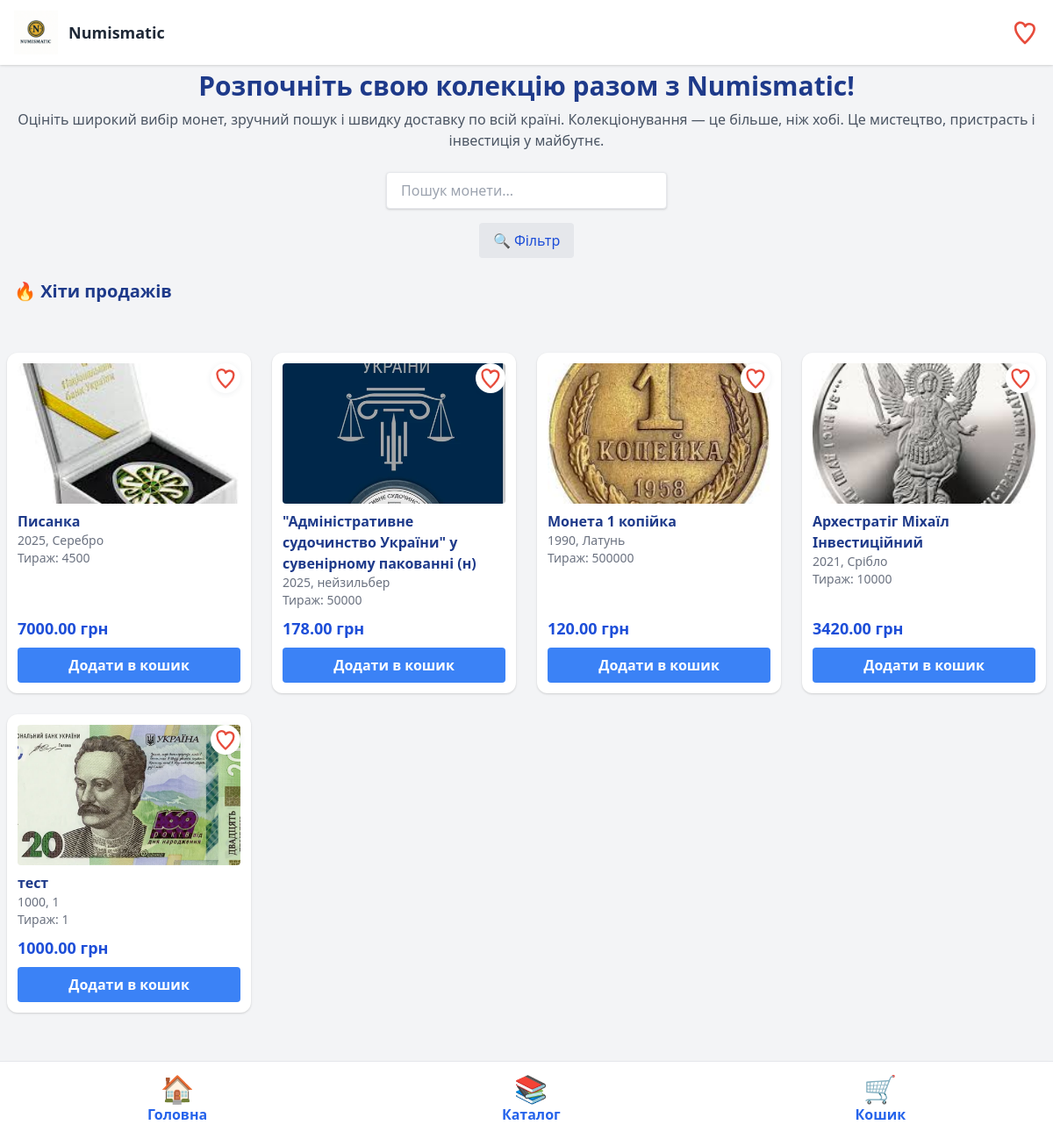
The app's page /, older data.
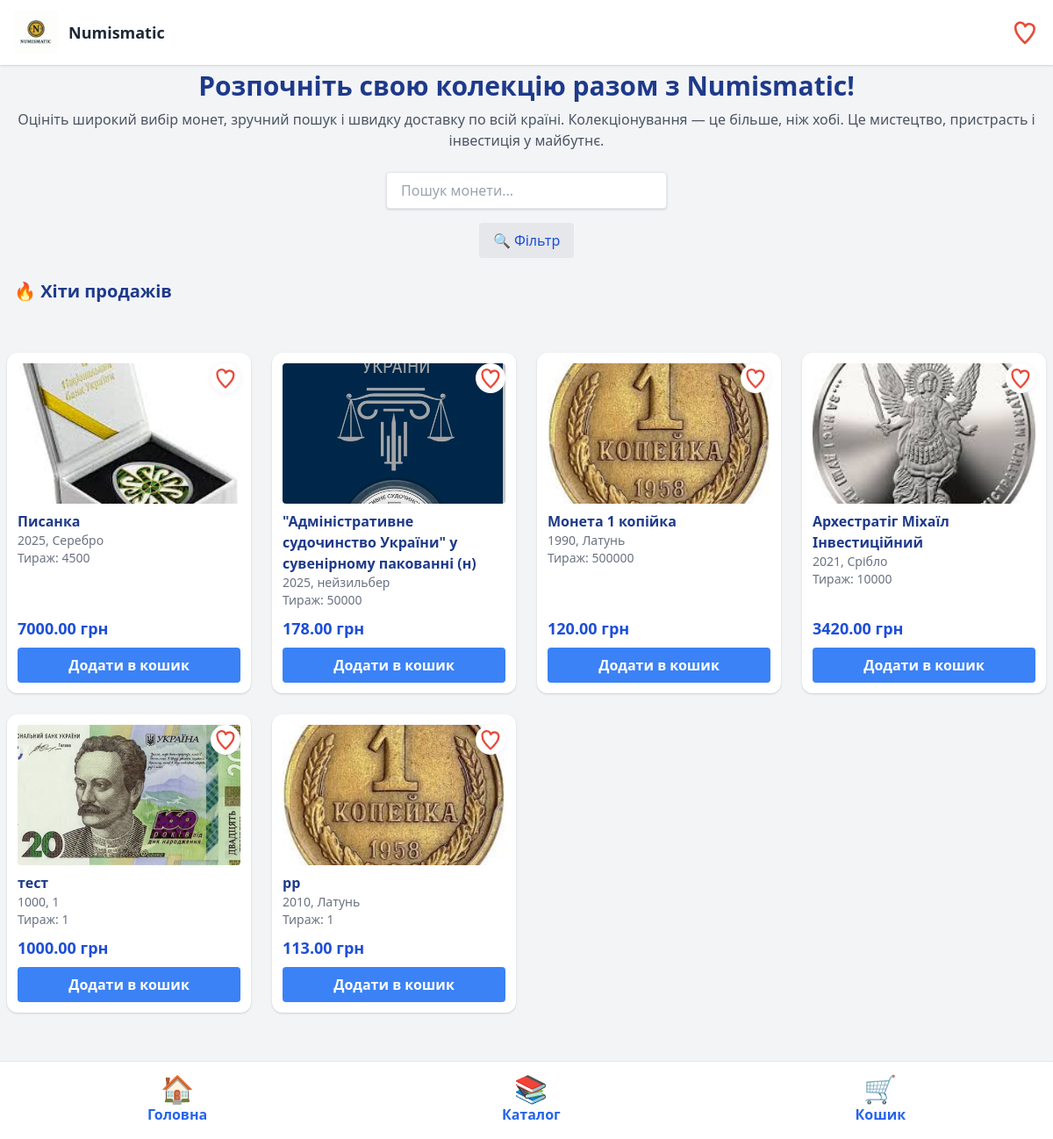
The same page, newer data.
### shop/models.py (models this page shows, shortened)
class Coin(models.Model):
    CATEGORY_CHOICES = [
        ("nbu_neizilber", "Монети НБУ з нейзильберу"),
        ("nbu_silver", "Срібні монети НБУ"),
        ("ancient", "Старовинні монети"),
        ("investment", "Інвестиційні монети країн Світу"),
    ]
    name = models.CharField(max_length=255)
    year = models.IntegerField()
    price = models.DecimalField(max_digits=10, decimal_places=2)
    material = models.CharField(max_length=50)
    image = models.ImageField(upload_to="coins/")
    category = models.CharField(max_length=50, choices=CATEGORY_CHOICES, default="nbu_neizilber")
    weight = models.DecimalField(max_digits=10, decimal_places=2, null=True, blank=True)
    minting = models.CharField(max_length=255, null=True, blank=True)
    diameter = models.DecimalField(max_digits=10, decimal_places=2, null=True, blank=True)
    edge = models.CharField(max_length=255, null=True, blank=True)
    circulation = models.IntegerField(null=True, blank=True)
    is_new = models.BooleanField(default=False, verbose_name="Новинка")
    is_ending = models.BooleanField(default=False, verbose_name="Закінчується")

### shop/views.py (the view)
# urls.py: path('', views.index, name='index'),
def index(request):
    coins = Coin.objects.all()
    banners = SliderBanner.objects.filter(is_active=True).select_related('coin')
    category = request.GET.get('category')
    material = request.GET.get('material')
    year = request.GET.get('year')
    price_min = request.GET.get('price_min')
    price_max = request.GET.get('price_max')
    sort = request.GET.get('sort')
    if category: coins = coins.filter(category=category)
    if material: coins = coins.filter(material=material)
    if year: coins = coins.filter(year=year)
    if price_min: coins = coins.filter(price__gte=price_min)
    if price_max: coins = coins.filter(price__lte=price_max)
    if sort == 'price_asc': coins = coins.order_by('price')
    elif sort == 'price_desc': coins = coins.order_by('-price')
    elif sort == 'year_new': coins = coins.order_by('-year')
    elif sort == 'year_old': coins = coins.order_by('year')
    context = {
        'coins': coins,
        'banners': banners,
        'category_choices': Coin.CATEGORY_CHOICES,
        'materials': Coin.objects.values_list('material', flat=True).distinct(),
        'years': Coin.objects.values_list('year', flat=True).distinct().order_by('-year'),
    }
    return render(request, 'shop/index.html', context)

### shop/templates/shop/index.html (shortened to what this page needs)
{% load static %}
<!DOCTYPE html>
<html lang="uk">
<head>
  <link href="https://unpkg.com/tailwindcss@^2.2/dist/tailwind.min.css" rel="stylesheet">
</head>
<body class="bg-gray-100 text-gray-800">
<header class="bg-white shadow fixed top-0 left-0 right-0 z-50">
  <div class="max-w-7xl mx-auto px-4 py-3 flex justify-between items-center">
    <div class="flex items-center space-x-3">
      <img src="/media/coins/icon.png" alt="icon" width="50" height="50">
      <span class="text-lg font-semibold">Numismatic</span>
    </div>
    <button id="fav-header-btn" class="relative flex items-center favorite-btn focus:outline-none" onclick="openFavoritesModal()" title="Вподобані">
      <svg xmlns="http://www.w3.org/2000/svg" class="h-8 w-8" viewBox="0 0 24 24" fill="none" stroke="#e74c3c" stroke-width="2">
        <path stroke-linecap="round" stroke-linejoin="round" d="M12 21C12 21 4 13.713 4 8.795a4.2 4.2 0 018.193-2.025A4.2 4.2 0 0120 8.795C20 13.713 12 21 12 21z"/>
      </svg>
    </button>
  </div>
</header>
<main class="pt-20 pb-36 px-2 max-w-7xl mx-auto">
  <section class="mb-6 text-center">
    <h1 class="text-2xl sm:text-3xl font-bold text-blue-900 mb-2">Розпочніть свою колекцію разом з Numismatic!</h1>
    <p class="text-gray-600 text-sm sm:text-base">Оцініть широкий вибір монет, зручний пошук і швидку доставку по всій країні.
Колекціонування — це більше, ніж хобі. Це мистецтво, пристрасть і інвестиція у майбутнє.</p>
  </section>
  <div class="flex justify-center mb-4">
    <input id="coin-search" type="text" autocomplete="off" placeholder="Пошук монети..." class="w-full max-w-xs border px-4 py-2 rounded shadow text-base focus:ring-blue-400 focus:border-blue-400 transition">
  </div>
  <div class="flex justify-center mb-4">
    <button onclick="toggleFilter()" class="bg-gray-200 px-4 py-2 rounded text-base text-blue-700 font-medium">🔍 Фільтр</button>
  </div>
<section class="mt-6 mb-10 px-2 max-w-7xl mx-auto overflow-hidden">
  <h2 class="text-xl font-bold text-blue-900 mb-4">🔥 Хіти продажів</h2>
</section>
  <div class="grid grid-cols-2 sm:grid-cols-3 md:grid-cols-4 gap-4 sm:gap-6">
  {% for coin in coins %}
  <div class="bg-white rounded-xl shadow p-2 sm:p-3 flex flex-col relative" data-coin-id="{{ coin.id }}">
    <button class="favorite-btn-abs favorite-btn" type="button" title="Вподобати" onclick="toggleFavorite({{ coin.id }}, this)">
      <svg xmlns="http://www.w3.org/2000/svg" class="h-7 w-7" fill="none" viewBox="0 0 24 24" stroke="#e74c3c" stroke-width="2">
        <path stroke-linecap="round" stroke-linejoin="round" d="M12 21C12 21 4 13.713 4 8.795a4.2 4.2 0 018.193-2.025A4.2 4.2 0 0120 8.795C20 13.713 12 21 12 21z"/>
      </svg>
    </button>
    <a href="{% url 'shop:coin_detail' coin.pk %}">
      <img src="{{ coin.image.url }}" alt="{{ coin.name }}" class="h-32 sm:h-40 w-full object-cover rounded mb-2 hover:scale-105 transition">
      <h3 class="text-base font-semibold text-blue-900 hover:underline">{{ coin.name }}</h3>
    </a>
    <p class="text-xs sm:text-sm text-gray-500">{{ coin.year }}, {{ coin.material }}</p>
    {% if coin.circulation %}<p class="text-xs sm:text-sm text-gray-500">Тираж: {{ coin.circulation }}</p>{% endif %}
    <div class="mt-auto pt-2">
      <p class="font-bold text-blue-700 text-lg">{{ coin.price }} грн</p>
      <button type="button"
              class="add-to-cart-btn w-full mt-2 bg-blue-500 hover:bg-blue-600 text-white py-2 rounded text-base font-semibold"
              data-product-id="{{ coin.id }}">
      </button>
    </div>
  </div>
  {% endfor %}
</div>
</main>
<nav class="fixed bottom-0 left-0 w-full bg-white border-t flex justify-around items-center py-4 shadow-md z-50 text-lg">
  <a href="/" class="flex flex-col items-center text-blue-600 font-semibold">
    <span style="font-size: 1.7em;">🏠</span>
    <span class="text-base mt-1">Головна</span>
  </a>
  <a href="/catalog/" class="flex flex-col items-center text-blue-600 font-semibold">
    <span style="font-size: 1.7em;">📚</span>
    <span class="text-base mt-1">Каталог</span>
  </a>
  <a href="/cart/" class="flex flex-col items-center text-blue-600 font-semibold relative">
    <span style="font-size: 1.7em;">🛒</span>
    <span class="text-base mt-1">Кошик</span>
  </a>
</nav>
</body>
</html>

### shop/templates/shop/index.html (style rules this page uses)
.favorite-btn-abs { position: absolute; top: 12px; right: 12px; background: #fff; border-radius: 9999px; box-shadow: 0 1px 6px 0 rgba(44,62,80,0.08); padding: 3px; z-index: 10; transition: box-shadow .15s; }

Row changes from the older to the newer data that the page shows:
added Coin: image (picture), name "рр", year "2010", material "Латунь", circulation "1", price "113.00"
